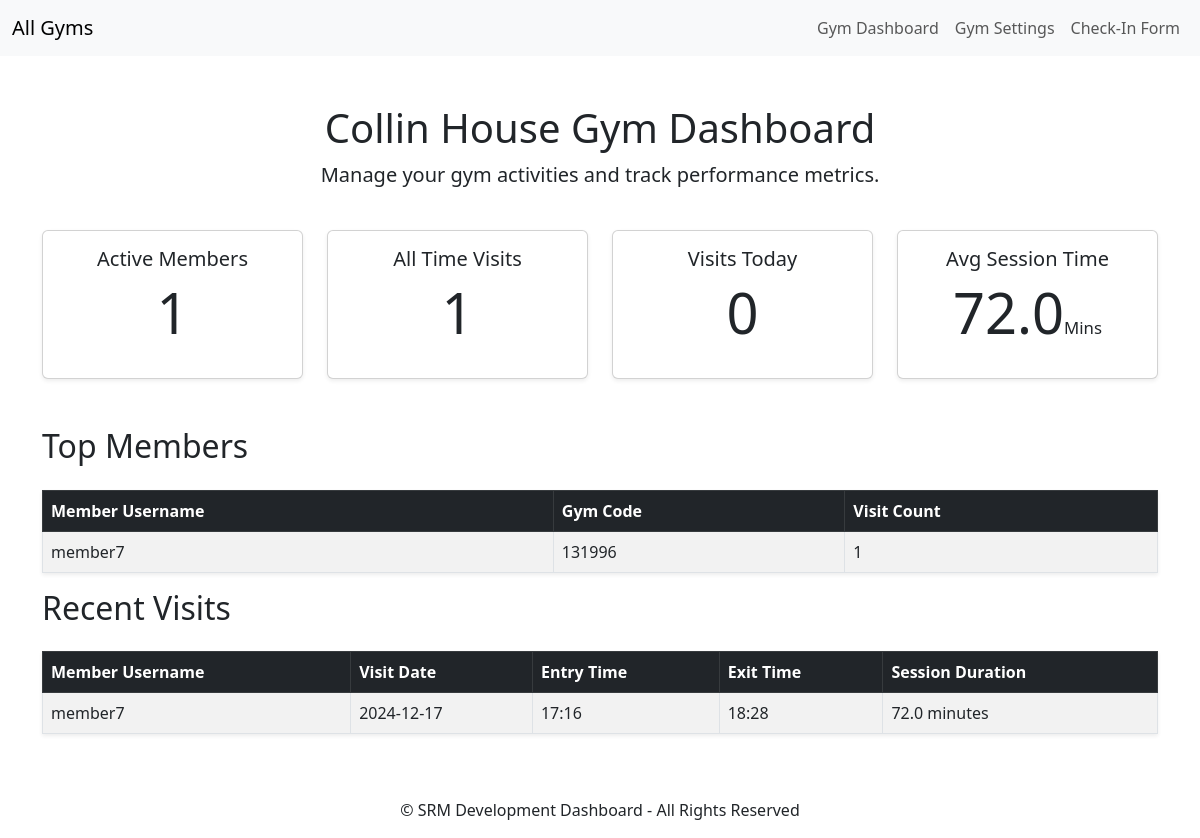
/gym-d/dashboard/ (signed in), run on the app's committed database.
### core/models.py (models this page shows, shortened)
class Gym(models.Model):
    gym_id = models.AutoField(primary_key=True)
    name = models.CharField(max_length=255)
    slug = models.SlugField(unique=True, blank=True)
    address = models.TextField(blank=True, null=True)
    contact_number = models.CharField(max_length=15, null=True)
    email = models.EmailField(max_length=255, blank=True, null=True)
    owners = models.ManyToManyField(GymOwner, related_name='gyms')

class Visit(models.Model):
    member = models.ForeignKey(Member, on_delete=models.CASCADE, related_name='visits')
    gym_code = models.CharField(max_length=6) # Users gym code
    entry_time = models.DateTimeField(auto_now_add=True) # Automatically set when the visit is created
    exit_time = models.DateTimeField(null=True, blank=True)
    has_exit = models.BooleanField(default=False)
    default_exit_duration = timedelta(hours=1, minutes=12)
    default_exit_threshold = timedelta(hours=4)
    @classmethod
    def get_number_of_visits_per_gym(cls, gym):
        return cls.objects.filter(member__gym=gym, exit_time__isnull=False).count()
    @classmethod
    def get_average_session_time_per_gym(cls, gym):
        visits = cls.objects.filter(member__gym=gym, exit_time__isnull=False)
        total_session_time = timedelta(seconds=0)
        valid_visits_count = 0
        for visit in visits:
            exit_time = visit.exit_time or (visit.entry_time + visit.default_exit_duration)
            total_session_time += (exit_time - visit.entry_time)
            valid_visits_count += 1
        if valid_visits_count > 0:
            average_session_time = total_session_time / valid_visits_count
            return round((average_session_time.total_seconds() / 60),2)  # Convert to minutes
        return 0  # No visits, return 0 minute

class Member(models.Model):
    user = models.OneToOneField(User, on_delete=models.CASCADE)
    gym = models.ForeignKey(Gym, on_delete=models.SET_NULL, related_name='members', null=True) # Null = True so if a gym is deleted the members are not lost
    contact_number = models.CharField(max_length=15)
    date_of_birth = models.DateField(null=True, blank=True)  # Optional date of birth
    address = models.TextField(blank=True, null=True)  # Optional address field
    active = models.BooleanField(default=False) # To activate when a subscription is generated, default is not set
    join_date = models.DateField(auto_now_add=True)  # Automatically set when the member is created
    gym_code = models.CharField(max_length=6, unique=True, blank=True)

### core/views.py (the view)
# urls.py: path('<slug:slug>/dashboard/', views.gym_dashboard, name='gym_dashboard'),
@login_required
def gym_dashboard(request, slug):
    user = request.user
    gym = get_object_or_404(Gym, slug=slug)
    try:
        gym_owner = GymOwner.objects.get(user=user)
        if gym not in gym_owner.gyms.all():
            messages.error(request, "You are not authorized to access this gym's dashboard.")
            return redirect('login')
    except GymOwner.DoesNotExist:
        messages.error(request, "You are not authorized to access the dashboard of this gym.")
        return redirect('login')
    member_count = gym.members.count()
    active_members_count = Member.objects.filter(gym=gym, active=True).count()
    inactive_members_count = Member.objects.filter(gym=gym, active=False).count()
    total_visits = Visit.get_number_of_visits_per_gym(gym)
    today_visits = Visit.objects.filter(member__gym=gym, entry_time__date=timezone.now().date()).count()
    avg_session_time = Visit.get_average_session_time_per_gym(gym)
    top_visitors = (
        Visit.objects.filter(member__gym=gym, exit_time__isnull=False)
        .values('member__user__username', 'member__gym_code')
        .annotate(visit_count=Count('id'))
        .order_by('-visit_count')
        )[:10]
    recent_visits = (
        Visit.objects.filter(member__gym=gym, exit_time__isnull=False)
        .order_by('-entry_time')
        )[:10]
    for visit in recent_visits:
        if visit.exit_time:
            session_duration = visit.exit_time - visit.entry_time
            visit.session_duration = round(session_duration.total_seconds() / 60, 2)
        else:
            visit.session_duration = 0
    context = {
        'gym_name': gym.name,
        'member_count': member_count,
        'total_visits': total_visits,
        'today_visits': today_visits,
        'avg_session_time': avg_session_time,
        'top_visitors': top_visitors,
        'gym_slug': slug,
        'recent_visits': recent_visits,
        'active_members': active_members_count,
        'inactive_members': inactive_members_count,
    }
    return render(request, 'gym_dashboard.html', context)

### core/templates/gym_dashboard.html (shortened to what this page needs)
{% extends 'base_gym.html' %}
{% block content %}
<div class="row mb-4">
    <div class="col text-center">
        <h1>{{ gym_name }} Dashboard</h1>
        <p class="lead">Manage your gym activities and track performance metrics.</p>
    </div>
</div>
<div class="row text-center mb-5">
    <div class="col-md-3">
        <div class="card shadow-sm">
            <div class="card-body">
                <h5 class="card-title">Active Members</h5>
                <p class="display-4">{{ active_members }}</p>
            </div>
        </div>
    </div>
    <div class="col-md-3">
        <div class="card shadow-sm">
            <div class="card-body">
                <h5 class="card-title">All Time Visits</h5>
                <p class="display-4">{{ total_visits }}</p>
            </div>
        </div>
    </div>
    <div class="col-md-3">
        <div class="card shadow-sm">
            <div class="card-body">
                <h5 class="card-title">Visits Today</h5>
                <p class="display-4">{{ today_visits }}</p>
            </div>
        </div>
    </div>
    <div class="col-md-3">
        <div class="card shadow-sm">
            <div class="card-body">
                <h5 class="card-title">Avg Session Time</h5>
                <p class="display-4">{{ avg_session_time }}<small style="font-size: 30%;">Mins</small></p>
            </div>
        </div>
    </div>
</div>
<div class="row">
    <div class="col">
        <h2 class="mb-4">Top Members</h2>
        <table class="table table-striped table-bordered shadow-sm">
            <thead class="table-dark">
                <tr>
                    <th>Member Username</th>
                    <th>Gym Code</th>
                    <th>Visit Count</th>
                </tr>
            </thead>
            <tbody>
                {% for visitor in top_visitors %}
                <tr>
                    <td>{{ visitor.member__user__username }}</td>
                    <td>{{ visitor.member__gym_code }}</td>
                    <td>{{ visitor.visit_count }}</td>
                </tr>
                {% empty %}
                <tr>
                    <td colspan="3" class="text-center">No visits available</td>
                </tr>
                {% endfor %}
            </tbody>
        </table>
    </div>
</div>
<div class="row">
    <div class="col">
        <h2 class="mb-4">Recent Visits</h2>
        <table class="table table-striped table-bordered shadow-sm">
            <thead class="table-dark">
                <tr>
                    <th>Member Username</th>
                    <th>Visit Date</th>
                    <th>Entry Time</th>
                    <th>Exit Time</th>
                    <th>Session Duration</th>
                </tr>
            </thead>
            <tbody>
                {% for visit in recent_visits %}
                <tr>
                    <td>{{ visit.member.user.username }}</td>
                    <td>{{ visit.entry_time|date:"Y-m-d" }}</td>
                    <td>{{ visit.entry_time|date:"H:i" }}</td>
                    <td>
                        {% if visit.exit_time %}
                            {{ visit.exit_time|date:"H:i" }}
                        {% else %}
                            Not yet exited
                        {% endif %}
                    </td>
                    <td>
                        {% if visit.session_duration %}
                            {{ visit.session_duration }} minutes
                        {% else %}
                            Ongoing ({{ visit.entry_time|date:"Y-m-d H:i" }})
                        {% endif %}
                    </td>
                </tr>
                {% empty %}
                <tr>
                    <td colspan="5" class="text-center">No Recent Visits</td>
                </tr>
                {% endfor %}
            </tbody>
        </table>
    </div>
</div>
{% endblock %}

### data on the page
Gym: name "Collin House Gym"
Visit: member.user.username "member7", entry_time "2024-12-17", entry_time "17:16", exit_time "18:28", session_duration "72.0"

### other printed values
{{ active_members }} "1"
{{ total_visits }} "1"
{{ today_visits }} "0"
{{ avg_session_time }} "72.0"
{{ visitor.member__user__username }} "member7"
{{ visitor.member__gym_code }} "131996"
{{ visitor.visit_count }} "1"
